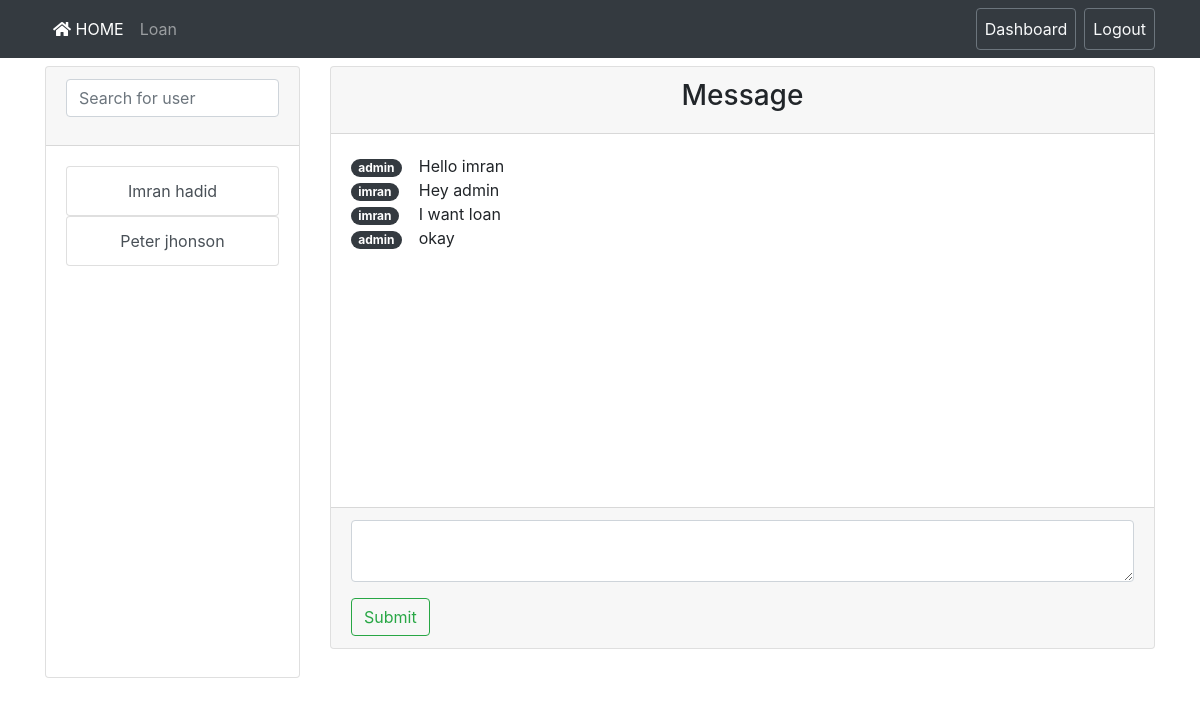
Screenshot of /admin_message.php?name=imran (signed in) with the database file from the repository.
### tables this page shows
CREATE TABLE `user_info` (
  `id` int(11) NOT NULL,
  `userName` varchar(50) NOT NULL,
  `userEmail` varchar(50) NOT NULL,
  `userUsername` varchar(30) NOT NULL,
  `userPassword` varchar(200) NOT NULL
);

CREATE TABLE `ams_chat` (
  `id` int(11) NOT NULL,
  `sender` varchar(30) NOT NULL,
  `message` mediumtext NOT NULL,
  `receiver` varchar(30) NOT NULL
);

### admin_message.php (the view, shortened to what this page needs)
<?php
require 'config.php';
if (isset($_GET)) {
    $name = mysqli_real_escape_string($conn, $_GET['name']);
    $sqlQuery = "SELECT `userUsername` FROM `user_info` WHERE `userUsername` = '$name'";
    $result= mysqli_query($conn, $sqlQuery);
    $rows = mysqli_fetch_assoc($result);
    if ($rows) {
        $userUsername = $rows['userUsername'];
    }
}
?>
<!DOCTYPE html>
<html>
<head>
	<link rel="stylesheet" href="asset/css/bootstrap.min.css">
	<link rel="stylesheet" href="asset/css/style.css">
	<link rel="stylesheet" href="https://use.fontawesome.com/releases/v5.0.8/css/solid.css">
	<link rel="stylesheet" href="https://use.fontawesome.com/releases/v5.0.8/css/fontawesome.css">
</head>
<body class="text-center">
	<nav class="navbar navbar-expand-lg navbar-dark bg-dark">
		<div class="container">
			<div class="collapse navbar-collapse" id="AMSNavbar">
				<ul class="navbar-nav mr-auto">
					<li class="nav-item active">
						<a class="nav-link" href="index.php">
							<i class="fas fa-home"></i>
							HOME
						</a>
					</li>
					<li class="nav-item">
						<a class="nav-link" href="admin_loan.php">
							Loan
						</a>
					</li>
				</ul>
				<ul class="navbar-nav my-2 my-md-0">
					<li class="nav-item">
						<a class="nav-link btn btn-outline-secondary text-light" href="admin_dashboard.php">Dashboard</a>
					</li>
					<li class="ml-2 nav-item">
						<a class="nav-link btn btn-outline-secondary text-light" href="logout.php">Logout</a>
					</li>
				</ul>
			</div>
		</div>
	</nav>
	<?php
		$amsDataUL = array();
		$amsSqlQueryUL = "SELECT `userName`, `userUsername` FROM `user_info`";
		if ($amsResultUL = $conn->query($amsSqlQueryUL)) {
			while ($rowsUL = $amsResultUL->fetch_array(MYSQLI_ASSOC)) {
				$amsDataUL[] = $rowsUL;
			}
		}
	?>
	<main role="main" class="container">
		<div class="row">
			<div class="col-sm-3 mt-2">
				<div class="card">
					<div class="card-header">
						<div class="form-group">
							<input type="text" class="form-control" id="searchUserInput" onkeyup="searchUserFunction()" placeholder="Search for user">
						</div>
					</div>
					<div class="card-body amsMessageChat">
						<ul class="list-group" id="searchUserList">
							<?php
								foreach ($amsDataUL as $rowUL) {
									echo '<li>
										<a class="list-group-item list-group-item-action" href="admin_message.php?name='.$rowUL['userUsername'].'">
												'. ucfirst($rowUL['userName']) . '
										</a>
									</li>';
								}
							?>
						</ul>
					</div>
				</div>
			</div>
			<?php
				$amsDatachat = array();
				$amsSqlQuerychat = "SELECT `sender`, `message` FROM `ams_chat` WHERE `sender` = '$userUsername' AND `receiver` = 'admin' OR `sender` = 'admin' AND `receiver` = '$userUsername'";
				if ($amsResultchat = $conn->query($amsSqlQuerychat)) {
					while ($rowschat = $amsResultchat->fetch_array(MYSQLI_ASSOC)) {
						$amsDatachat[] = $rowschat;
					}
				}
			?>
			<div class="col-sm-9 mt-2">
				<div class="card">
					<div class="card-header">
						<h3>Message</h3>
					</div>
					<div class="card-body amsMessageBody">
						<div class="row">
							<?php
								foreach ($amsDatachat as $rowChat) {
									?>
									<div class="col-sm-1">
										<span class="badge badge-pill badge-dark">
											<?php echo $rowChat['sender']; ?>
										</span>
									</div>
									<div class="col-sm-11 text-justify">
										<?php echo $rowChat['message']; ?>
									</div>
									<?php
								}
							?>
						</div>
					</div>
					<div class="card-footer">
						<form action="#" method="post">
							<div class="form-group">
								<textarea class="form-control" name="txtmessage" id="sendMessage" rows="2"></textarea>
							</div>
							<div class="form-group">
								<button type="submit" class="float-left btn btn-outline-success" name="txtmessageBtn">Submit</button>
							</div>
						</form>
					</div>
				</div>
			</div>
		</div>
	</main>
</body>
</html>

### asset/css/style.css (style rules this page uses)
textarea { width: 100%; border-radius: 1px; }
.amsMessageBody { height: 373px; overflow-y: scroll; }
.amsMessageChat { height: 531px; overflow-y: scroll; }

### admin_message.php (style rules this page uses)
#searchUserList { list-style-type: none; }

### rows the page displays
user_info: userName "Imran hadid"
user_info: userName "Peter jhonson"
ams_chat: sender "admin", message "Hello imran"
ams_chat: sender "imran", message "Hey admin"
ams_chat: sender "imran", message "I want loan"
ams_chat: sender "admin", message "okay"
